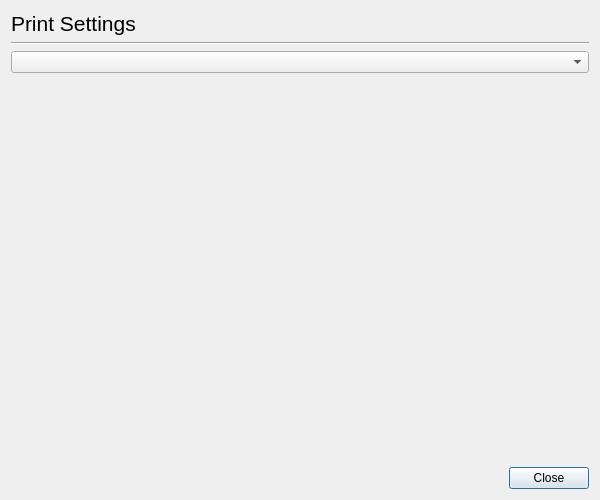
<ui version="4.0" >
 <class>Dialog</class>
 <widget class="QDialog" name="Dialog" >
  <property name="windowModality" >
   <enum>Qt::ApplicationModal</enum>
  </property>
  <property name="geometry" >
   <rect>
    <x>0</x>
    <y>0</y>
    <width>600</width>
    <height>500</height>
   </rect>
  </property>
  <property name="windowTitle" >
   <string>HP Device Manager - Print Settings</string>
  </property>
  <layout class="QGridLayout" >
   <item row="0" column="0" >
    <widget class="QLabel" name="TitleLabel" >
     <property name="font" >
      <font>
       <pointsize>16</pointsize>
      </font>
     </property>
     <property name="text" >
      <string>Print Settings</string>
     </property>
    </widget>
   </item>
   <item row="1" column="0" colspan="2" >
    <widget class="Line" name="line" >
     <property name="orientation" >
      <enum>Qt::Horizontal</enum>
     </property>
    </widget>
   </item>
   <item row="2" column="0" colspan="2" >
    <widget class="PrinterNameComboBox" name="PrinterName" />
   </item>
   <item row="3" column="0" colspan="2" >
    <widget class="PrintSettingsToolbox" name="OptionsToolBox" >
     <property name="sizePolicy" >
      <sizepolicy vsizetype="Expanding" hsizetype="Expanding" >
       <horstretch>0</horstretch>
       <verstretch>0</verstretch>
      </sizepolicy>
     </property>
     <property name="currentIndex" >
      <number>-1</number>
     </property>
    </widget>
   </item>
   <item row="4" column="0" >
    <spacer>
     <property name="orientation" >
      <enum>Qt::Horizontal</enum>
     </property>
     <property name="sizeHint" >
      <size>
       <width>461</width>
       <height>20</height>
      </size>
     </property>
    </spacer>
   </item>
   <item row="4" column="1" >
    <widget class="QPushButton" name="CloseButton" >
     <property name="text" >
      <string>Close</string>
     </property>
    </widget>
   </item>
  </layout>
 </widget>
 <customwidgets>
  <customwidget>
   <class>PrinterNameComboBox</class>
   <extends>QComboBox</extends>
   <header>printernamecombobox.h</header>
  </customwidget>
  <customwidget>
   <class>PrintSettingsToolbox</class>
   <extends>QToolBox</extends>
   <header>printsettingstoolbox.h</header>
   <container>1</container>
  </customwidget>
 </customwidgets>
 <resources/>
 <connections/>
</ui>
